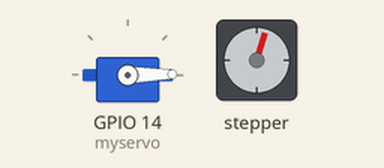
Recording of a program running on a simulated ESP8266 (NodeMCU). Parts: servo, stepper motor. Stepper angles assume 100 steps per turn.

Above: at 0.0 s.
At 10.01 s:
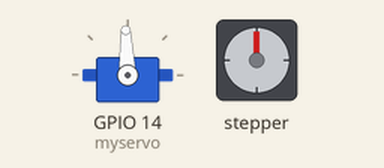
At 19.87 s:
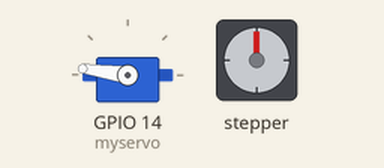
At 39.59 s:
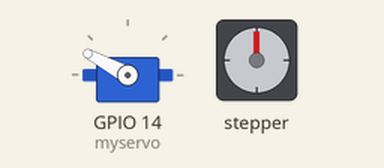
Timing chart, 0 to 40.0 s (numbered marks = the images above):
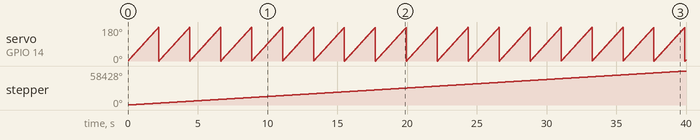

The program:

main.cpp
```cpp
#include <Arduino.h>
#include <Stepper.h>
#include <Servo.h>
#include <ESP8266WiFi.h>
#include <WiFiClient.h>
#include <ESP8266WebServer.h>
#include <ESP8266mDNS.h>
#include <Servo.h>

Servo myservo;  // create servo object to control a servo
                // twelve servo objects can be created on most boards

const char *ssid = "YourSSIDHere";
const char *password = "YourPSKHere";

ESP8266WebServer server ( 80 );

int val=0;
// change this to the number of steps on your motor
#define STEPS 100

// create an instance of the stepper class, specifying
// the number of steps of the motor and the pins it's
// attached to
Stepper stepper(STEPS, 16, 5, 4, 0);

// the previous reading from the analog input
int previous = 0;

void setup() {
  // set the speed of the motor to 30 RPMs
  Serial.begin(115200);
  stepper.setSpeed(1300);
  myservo.attach(14);  // attaches the servo on GIO2 to the servo object

}

void loop() {
val++;
if(val>=180)val=0;
  // move a number of steps equal to the change in the
  // sensor reading
  myservo.write(val);
  stepper.step(5);
delay(10);

}
```

Measured:
- by itself, servo on GPIO 14 (myservo): ramps from 0° to 178° and jumps back, once every 2.2 s
- by itself, stepper: keeps turning clockwise at about 1461°/s
